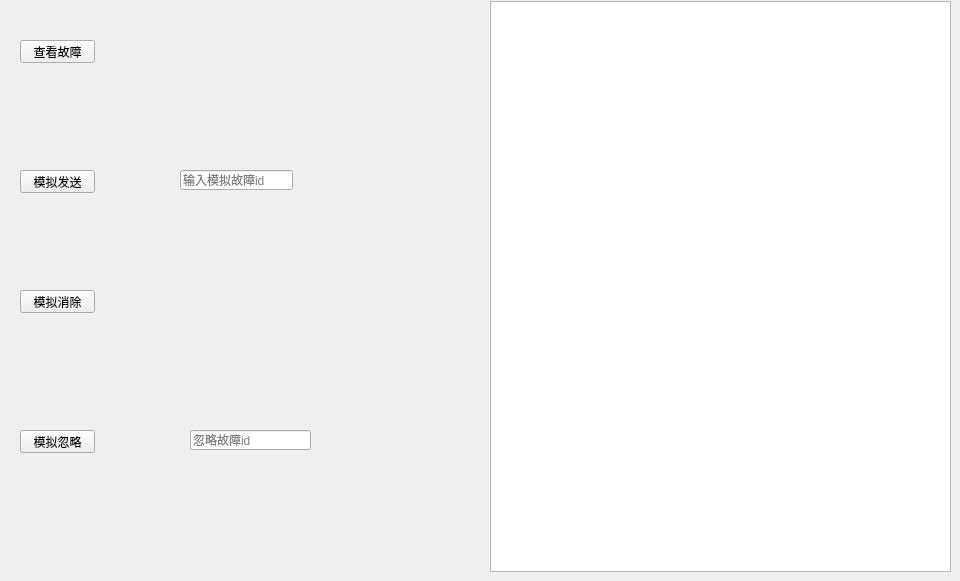
     <widget class="QWidget" name="tab_5">
      <attribute name="title">
       <string>FM模拟工具</string>
      </attribute>
      <widget class="QPushButton" name="btn_show_info">
       <property name="geometry">
        <rect>
         <x>20</x>
         <y>40</y>
         <width>75</width>
         <height>23</height>
        </rect>
       </property>
       <property name="text">
        <string>查看故障</string>
       </property>
      </widget>
      <widget class="QPushButton" name="btn_send_id">
       <property name="geometry">
        <rect>
         <x>20</x>
         <y>170</y>
         <width>75</width>
         <height>23</height>
        </rect>
       </property>
       <property name="text">
        <string>模拟发送</string>
       </property>
      </widget>
      <widget class="QPushButton" name="btn_remove_id">
       <property name="geometry">
        <rect>
         <x>20</x>
         <y>290</y>
         <width>75</width>
         <height>23</height>
        </rect>
       </property>
       <property name="text">
        <string>模拟消除</string>
       </property>
      </widget>
      <widget class="QPushButton" name="btn_ignore_list">
       <property name="geometry">
        <rect>
         <x>20</x>
         <y>430</y>
         <width>75</width>
         <height>23</height>
        </rect>
       </property>
       <property name="text">
        <string>模拟忽略</string>
       </property>
      </widget>
      <widget class="QLineEdit" name="lineEdit">
       <property name="geometry">
        <rect>
         <x>180</x>
         <y>170</y>
         <width>113</width>
         <height>20</height>
        </rect>
       </property>
       <property name="placeholderText">
        <string>输入模拟故障id</string>
       </property>
      </widget>
      <widget class="QLineEdit" name="lineEdit_2">
       <property name="geometry">
        <rect>
         <x>190</x>
         <y>430</y>
         <width>121</width>
         <height>20</height>
        </rect>
       </property>
       <property name="placeholderText">
        <string>忽略故障id</string>
       </property>
      </widget>
      <widget class="QListWidget" name="listWidget_show_info">
       <property name="geometry">
        <rect>
         <x>490</x>
         <y>1</y>
         <width>461</width>
         <height>571</height>
        </rect>
       </property>
      </widget>
     </widget>
